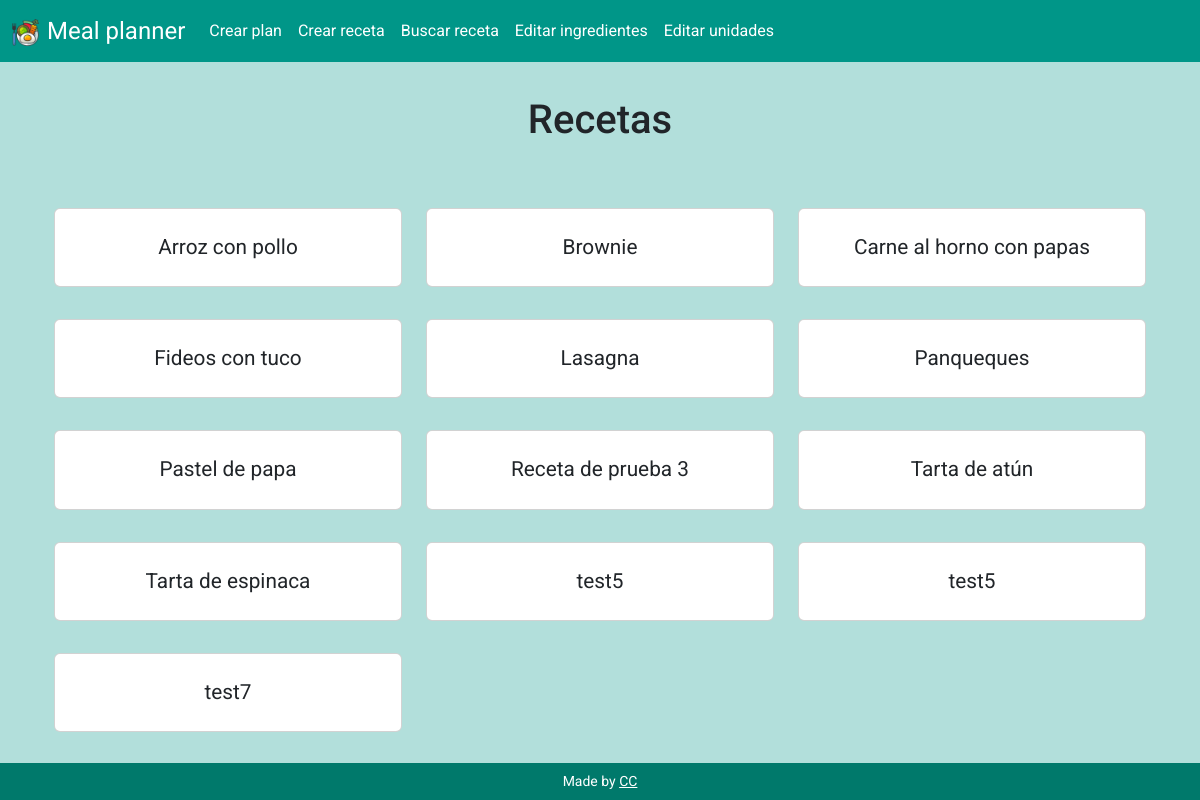
The app's page /, older data.
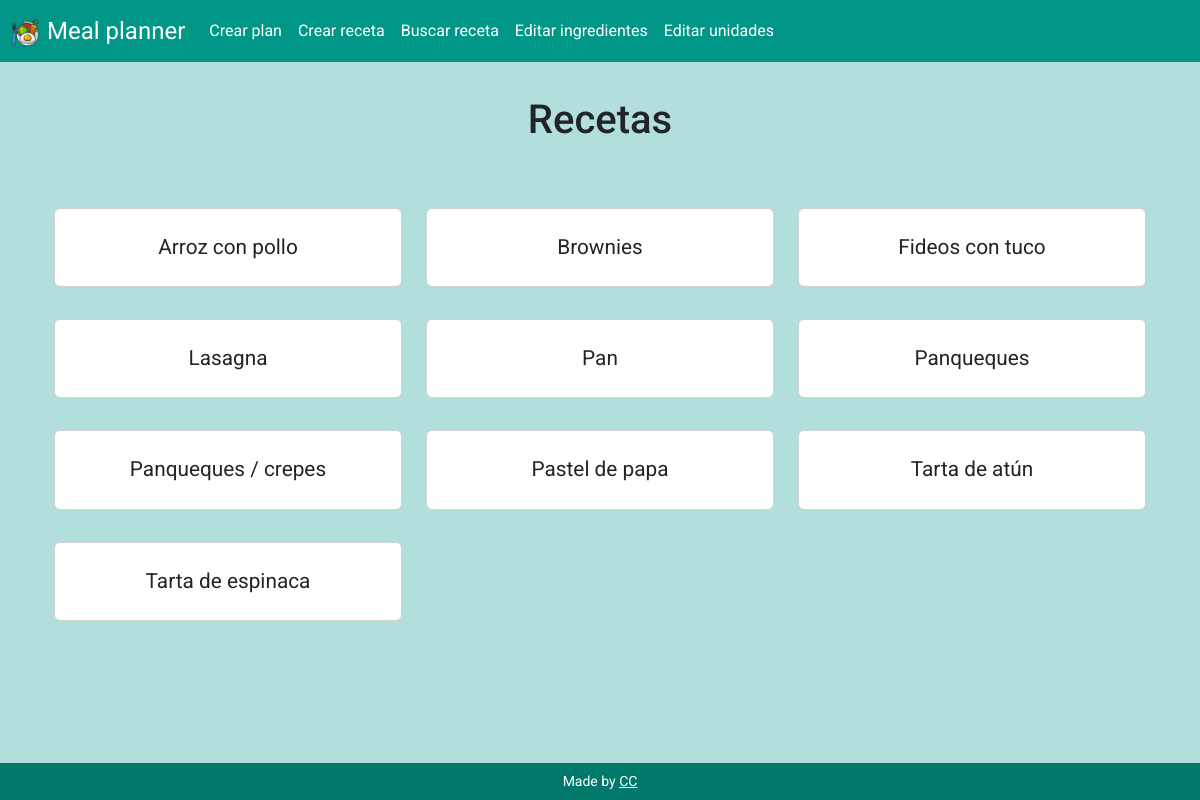
The same page, newer data.
### tables this page shows
CREATE TABLE recipes (id INTEGER PRIMARY KEY AUTOINCREMENT NOT NULL, name TEXT NOT NULL, instructions TEXT NOT NULL);

### app.py (the view)
@app.route('/', methods=["GET", "POST"])
def index():
    if request.method == "POST":
        id = request.form.get("id")
        cur = db_connect()
        cur.execute("SELECT * FROM recipes WHERE id = ?", (id,))
        recipe = cur.fetchall()
        cur.execute("SELECT ing_used.quantity, ingredients.name AS ing_name, units.name AS unit_name FROM ing_used JOIN ingredients ON ingredients.id = ing_used.ing_id JOIN units ON units.id = ing_used.unit_id WHERE ing_used.recipe_id = ?", (id,))
        ing_used = cur.fetchall()
        db_close(cur)
        return render_template("recipe.html", recipe=recipe, ing_used=ing_used)
    else:
        cur = db_connect()
        cur.execute("SELECT id, name FROM recipes ORDER BY name ASC")
        rows = cur.fetchall()
        db_close(cur)
        return render_template("index.html", rows=rows)

### app.py (called while the page is built)
def db_connect():
    con = sqlite3.connect("meal_planner.db")
    con.row_factory = sqlite3.Row
    cur = con.cursor()
    return cur

def db_close(con):
    con.close()

@app.after_request
def after_request(response):
    response.headers["Cache-Control"] = "no-cache, no-store, must-revalidate"
    response.headers["Expires"] = 0
    response.headers["Pragma"] = "no-cache"
    return response

### templates/index.html (shortened to what this page needs)
{% extends "layout.html" %}
{% block main %}
    <section class="container-fluid text-center">
        <h1 class="mb-5">Recetas</h1>
        <div class="row">
            {% for row in rows %}
                <div class="col-md-4 col-sm-6 my-3 align-self-center">
                    <div class="card">
                        <div class="card-body">
                            <form action="/" method="post">
                                <button type="submit" class="btn stretched-link"><p class="card-title p-0 m-0">{{ row["name"] }}</p></button>
                            </form>
                        </div>
                    </div>
                </div>
            {% endfor %}
        </div>
    </section>
{% endblock %}

Row changes from the older to the newer data that the page shows:
removed recipes: name "Carne al horno con papas"
removed recipes: name "test5"
removed recipes: name "test5"
changed recipes: name "Brownie" → "Brownies"
changed recipes: name "test7" → "Pan"; moves up the list
changed recipes: name "Receta de prueba 3" → "Panqueques / crepes"; moves down the list
